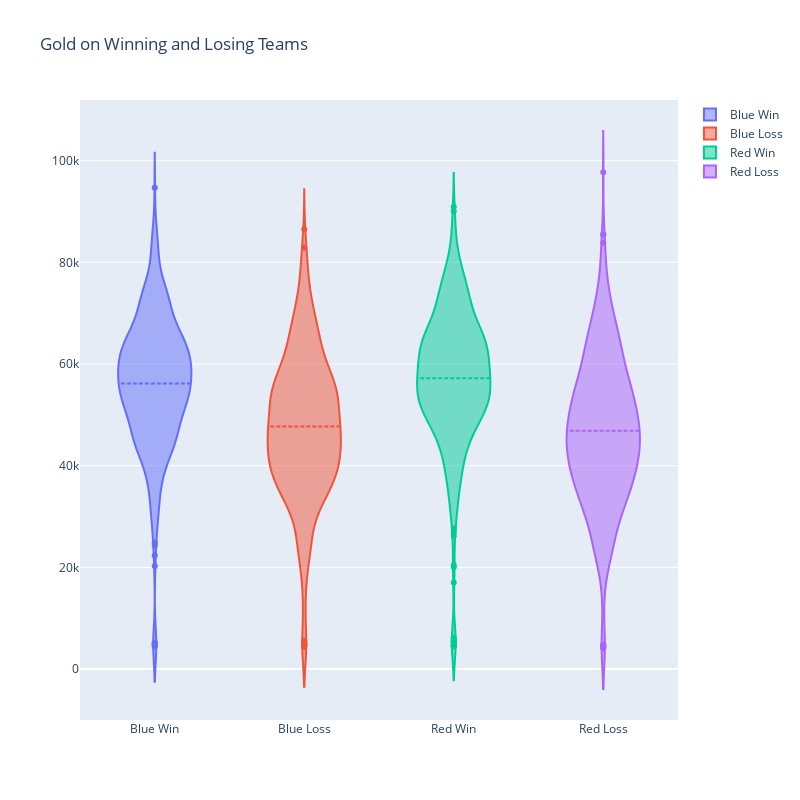

The cell this chart's notebook holds for it:
### Markdown cell above
## GOLD ON WINNING AND LOSING TEAMS

### Code cell
blue_win = new_df[new_df['who_win'] == 'Blue']
red_win = new_df[new_df['who_win'] == 'Red']

fig = go.Figure(data=[
    go.Violin(name='Blue Win', y=blue_win['blue_gold'], meanline_visible=True),
    go.Violin(name='Blue Loss', y=red_win['blue_gold'], meanline_visible=True),
    go.Violin(name='Red Win', y=red_win['red_gold'], meanline_visible=True),
    go.Violin(name='Red Loss', y=blue_win['red_gold'], meanline_visible=True),
])

fig.update_layout(
    title='Gold on Winning and Losing Teams',
    height=800,
    width=800,
)

iplot(fig)

### Figure 1 — Plotly figure (JSON) as saved in the notebook; plotly's stock layout.template omitted (floating-point values rounded to 4 significant figures; data arrays with more than 128 entries replaced by an {"elided": "..."} marker saying what was removed)
{"data": [{"meanline": {"visible": true}, "name": "Blue Win", "type": "violin", "y": {"elided": "551 int values"}}, {"meanline": {"visible": true}, "name": "Blue Loss", "type": "violin", "y": {"elided": "521 int values"}}, {"meanline": {"visible": true}, "name": "Red Win", "type": "violin", "y": {"elided": "521 int values"}}, {"meanline": {"visible": true}, "name": "Red Loss", "type": "violin", "y": {"elided": "551 int values"}}], "layout": {"height": 800, "title": {"text": "Gold on Winning and Losing Teams"}, "width": 800}}
